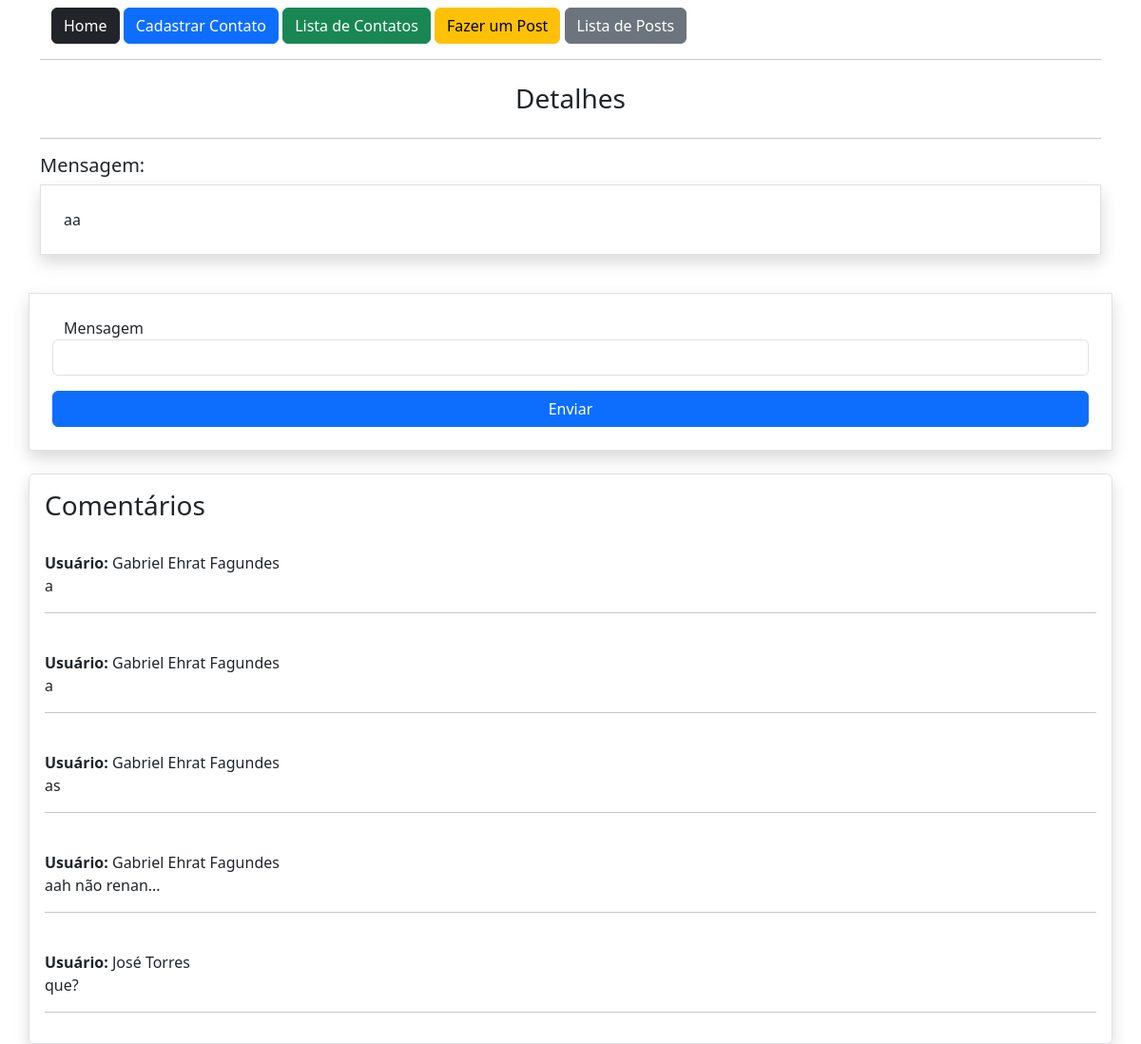
Before: /post/1 (signed in) with the older database file.
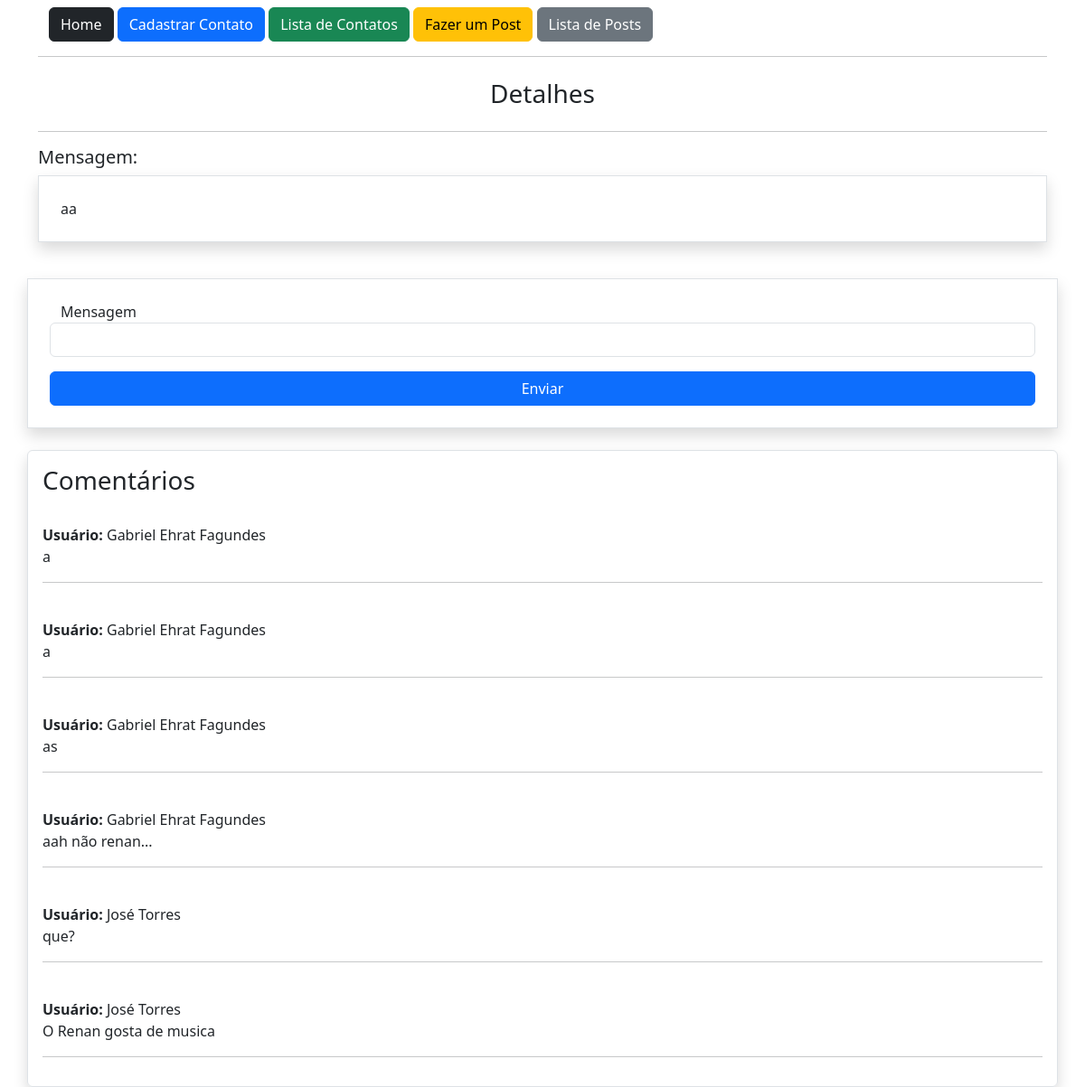
After: the same page with the newer database file.
### app/models.py (models this page shows, shortened)
class Post(db.Model):
    id = db.Column(db.Integer, primary_key=True)
    data_criacao = db.Column(db.DateTime, default=datetime.now)
    mensagem = db.Column(db.String, nullable=True)
    imagem = db.Column(db.String, nullable=True, default='default.png')
    user_id = db.Column(db.Integer, db.ForeignKey('user.id'), nullable=True)
    comentarios = db.relationship('PostComentarios', backref='post', lazy=True)

class PostComentarios(db.Model):
    id = db.Column(db.Integer, primary_key=True)
    data_criacao = db.Column(db.DateTime, default=datetime.now)
    comentario = db.Column(db.String, nullable=True)
    user_id = db.Column(db.Integer, db.ForeignKey('user.id'), nullable=True)
    post_id = db.Column(db.Integer, db.ForeignKey('post.id'), nullable=True)

class User(db.Model, UserMixin):
    id = db.Column(db.Integer, primary_key=True)
    nome = db.Column(db.String, nullable=True)
    sobrenome = db.Column(db.String, nullable=True)
    email = db.Column(db.String, nullable=True)
    senha = db.Column(db.String, nullable=True)
    posts = db.relationship('Post', backref='user', lazy=True)
    post_comentarios = db.relationship('PostComentarios', backref='user', lazy=True)

### app/view.py (the view)
@app.route('/post/<int:id>', methods=['GET', 'POST'])
@login_required
def postDetail(id):
    post = Post.query.get(id)
    form = PostComentarioForm()
    if(form.validate_on_submit()):
        form.save(current_user.id, id)
        return redirect(url_for('postDetail', id=id))
    return render_template('post.html', post=post, form=form)

### app/forms.py (shortened to what this page needs)
class PostComentarioForm(FlaskForm):
    comentario = StringField('Mensagem', validators=[DataRequired()])
    btnSubmit = SubmitField('Enviar')

### app/models.py (called while the page is built)
@login_manager.user_loader
def load_user(user_id):
    return User.query.get(int(user_id))

### app/templates/post.html (shortened to what this page needs)
{% extends 'base.html' %}
{% block content %}
    <div class="container">
        {% include 'nav.html' %}
        <hr>
        <div class="row mt-4 text-center">
            <h3>Detalhes</h3>
        </div>
        <hr>
        <div class="row">
            <div class="col-12">
                <h5>Mensagem:</h5>
                <div class="col-12 border round p-4 shadow">
                    {{post.mensagem}}
                </div>
            </div>
            <div class="col-12 mt-3">
                <form action="" method="post" class="row mt-4 p-4 round border shadow">
                    {{form.comentario.label}}
                    {{form.comentario(class="form-control")}}
                    {{form.btnSubmit(class="btn btn-primary col-12 mt-3")}}
                </form>
            </div>
            <div class="col-12 mt-4 p-3 border rounded shadow">
                <h3>Comentários</h3>
                {% for c in post.comentarios %}
                <br>
                <p>
                    <b>Usuário: </b> {{c.user.nome}} {{c.user.sobrenome}} <br>
                    {{c.comentario}}
                </p>
                <hr>
                {% endfor %}
            </div>
        </div>
    </div>
{% endblock %}

### app/templates/base.html (shortened to what this page needs)
<!DOCTYPE html>
<html lang="en">
<head>
    <link href="https://cdn.jsdelivr.net/npm/bootstrap@5.3.7/dist/css/bootstrap.min.css" rel="stylesheet">
</head>
<body>
    <section class="container-fluid mt-2">
        {% block content %}{% endblock %}
    </section>
</body>
</html>

### app/templates/nav.html
{% extends 'base.html' %}
{% block content %}
    <a href="/" class="btn btn-dark">Home</a>
    <a href="{{url_for('contato')}}" class="btn btn-primary">Cadastrar Contato</a>
    <a href="{{url_for('contatoLista')}}" class="btn btn-success">Lista de Contatos</a>
    <a href="{{url_for('postNovo')}}" class="btn btn-warning">Fazer um Post</a>
    <a href="{{url_for('postLista')}}" class="btn btn-secondary">Lista de Posts</a>
{% endblock %}

Changed rows visible on the page:
added PostComentarios: user.nome "José", user.sobrenome "Torres", comentario "O Renan gosta de musica"
